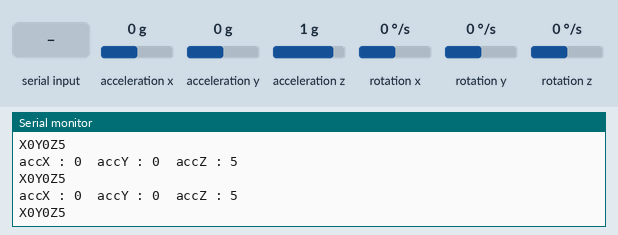
Bench run of a sketch on a simulated Arduino Uno, built with avr-gcc and run on an emulated ATmega328P. Shown: the last lines printed to the serial monitor. The inputs (shaded band) are chosen by the test bench; at power-on: acceleration x 0 g, acceleration y 0 g, acceleration z 1 g, rotation x 0 °/s, rotation y 0 °/s, rotation z 0 °/s.

Above: at 4.2 s.
4.3 s: acceleration x set to -1.4 g
At 4.37 s:
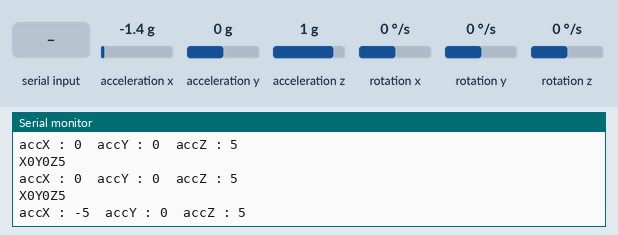
7.3 s: "1" received over the second serial link
At 7.41 s:
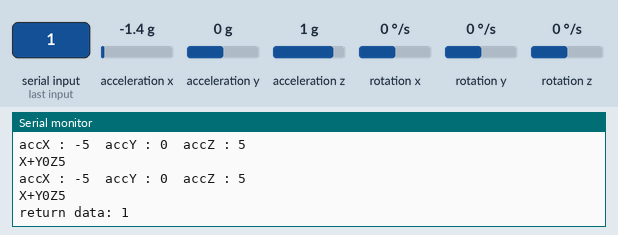
8.9 s: acceleration y set to -0.8 g
At 9.1 s:
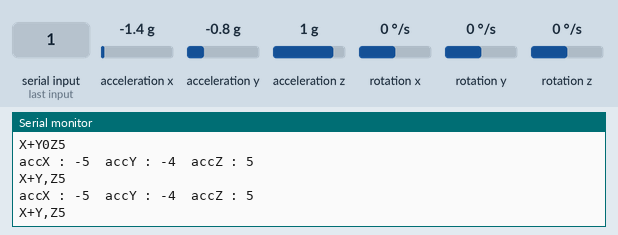
10.5 s: acceleration z set to -0.8 g
At 11.3 s:
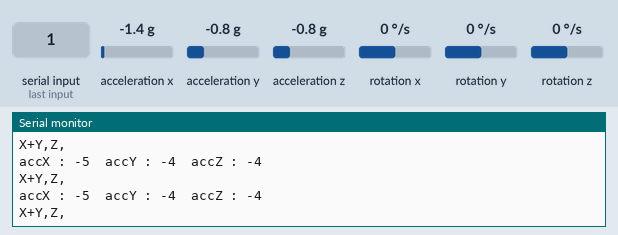
12.1 s: acceleration x set to -0.8 g
At 12.14 s:
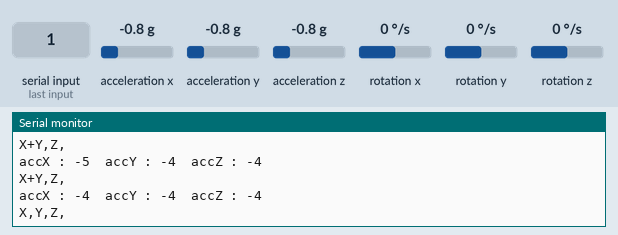
13.7 s: acceleration y set to -1.4 g
At 13.71 s:
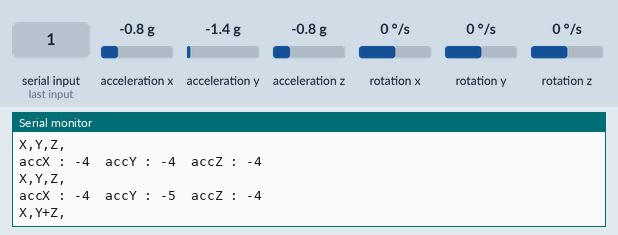
Timing chart, 0 to 16.3 s (numbered marks = the images above; inputs shaded):
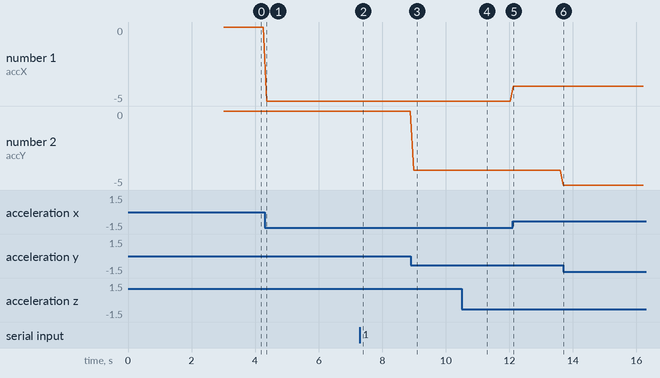

Measured:
- after the input at 4.3 s, the serial monitor: prints a new line after 0.06 s (image 1)
- after the input at 7.3 s, the serial monitor: prints a new line after 0.10 s (image 2)
- after the input at 8.9 s, the serial monitor: prints a new line after 0.09 s (image 3)
- after the input at 10.5 s, the serial monitor: prints a new line after 0.06 s (image 4)
- after the input at 12.1 s, the serial monitor: prints a new line at once (image 5)
- after the input at 13.7 s, the serial monitor: prints a new line at once (image 6)
- plotted number 1: 0 → -5 after the input at 4.3 s
- plotted number 2: 0 → -4 after the input at 8.9 s

The sketch:

MpuRemote.ino
```cpp
#include <SoftwareSerial.h>
#include <MPU6050_tockn.h>
#include <Wire.h>

//实例化软串口
#define SS_RX 4
#define SS_TX 5
SoftwareSerial BT_Serial(SS_RX, SS_TX); // RX, TX
String comdata = "";

MPU6050 mpu6050(Wire);
int AccX, AccY, AccZ;

void setup()
{
  pinMode(SS_RX, INPUT);
  pinMode(SS_TX, OUTPUT);

  Serial.begin(38400);
  while (!Serial);

  Wire.begin();
  mpu6050.begin();
  mpu6050.calcGyroOffsets(true);

  Serial.println("");
  Serial.println("Bluetooth-remoted car starting...");

  BT_Serial.begin(38400);
  while (!BT_Serial);
}
void loop()
{
  mpu6050.update();

  //小车速度分为5档，大约倾斜45°时，达到满档；
  //再倾斜，档位保持满档；
  //设置倾斜90度时，加速度值为7，45°时，sin45°≈5/7；
  AccX = int(mpu6050.getAccX() * 5);
  AccY = int(mpu6050.getAccY() * 5);
  AccZ = int(mpu6050.getAccZ() * 5);
  if (AccX > 5) AccX = 5;   //5档
  else if (AccX < -5) AccX = -5;
  if (AccY > 5) AccY = 5;
  else if (AccY < -5) AccY = -5;
  if (AccZ > 5) AccZ = 5;
  else if (AccZ < -5) AccZ = -5;

  //把三维加速度信息组合成一条字符串，方便蓝牙串口传送;
  //格式: X/AccX/Y/AccY/Z/AccZ;
  comdata = "X";
  comdata += char('0' + AccX);  //转换成字符之后，不管AccX是正是负，都只占一个字节
  comdata += "Y";
  comdata += char('0' + AccY);  //
  comdata += "Z";
  comdata += char('0' + AccZ);  //


  //发送给电脑串口，用于显示
  Serial.print("accX : "); Serial.print(AccX);
  Serial.print("\taccY : "); Serial.print(AccY);
  Serial.print("\taccZ : "); Serial.println(AccZ);
  Serial.println(comdata);

  //发送给蓝牙串口，用于遥控
  BT_Serial.println(comdata);
  delay(100);

  //通过蓝牙接收小车的回传信息
  comdata = "return data: ";  //
  while (BT_Serial.available())
  {
    comdata += char(BT_Serial.read());
    delay(2);
  }
  //通过电脑串口显示小车的回传信息
  if (comdata.length()>13)  //"return data: "为13字节
  {
    Serial.println(comdata);
    comdata = "";
    delay(10);
  }
}
```
